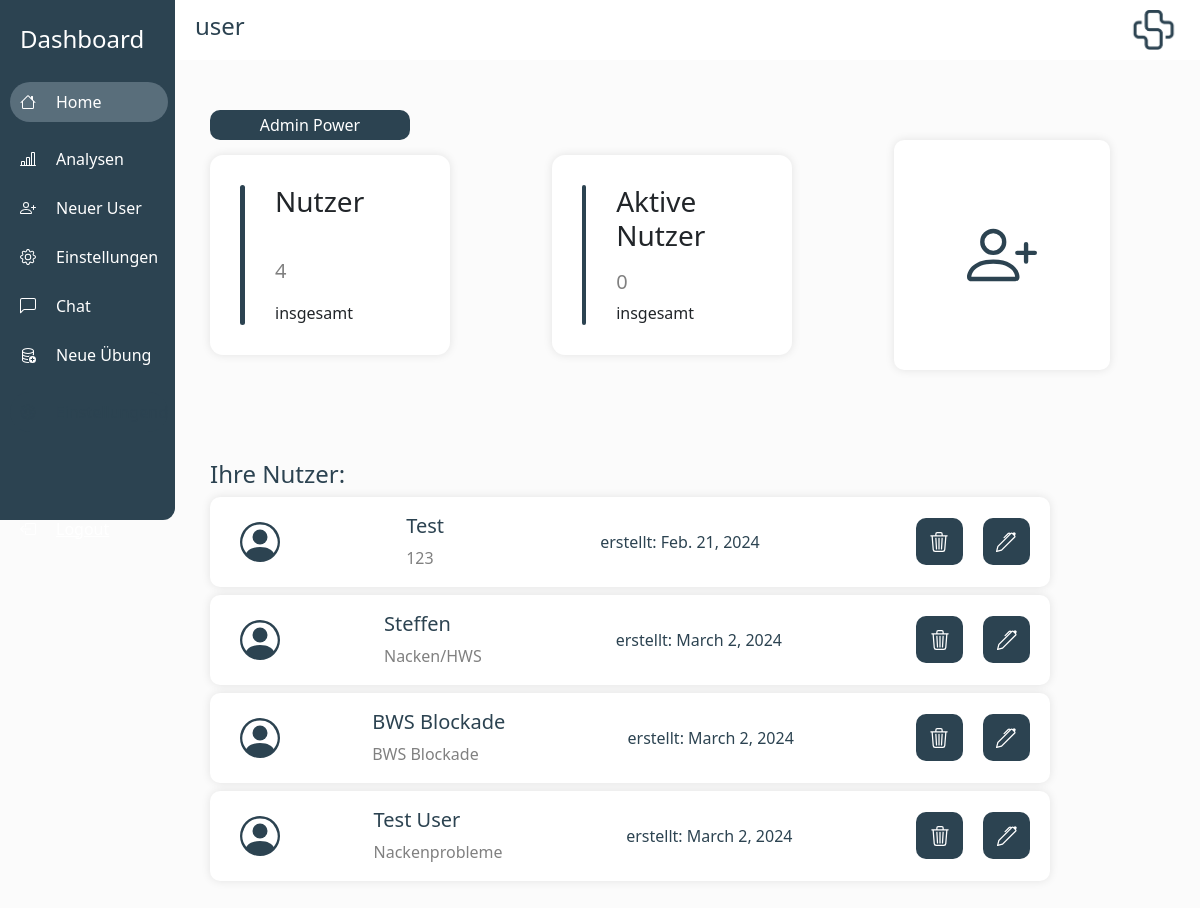
The app's page / (signed in), older data.
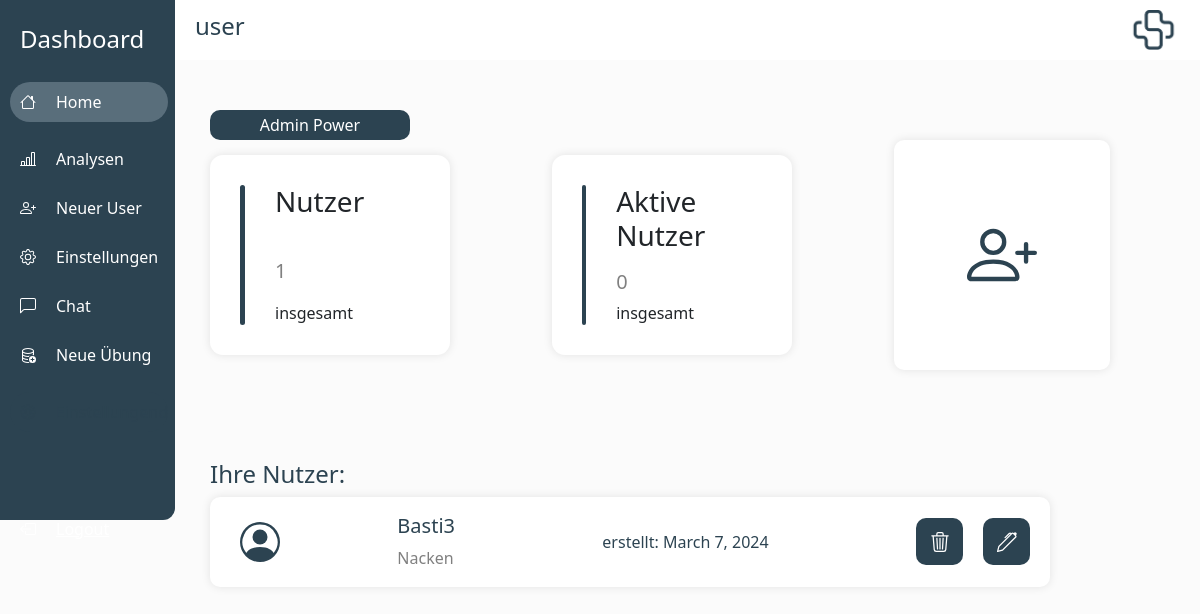
The same page, newer data.
### laxout_app/models.py (models this page shows)
class LaxoutUser(models.Model):
    user_uid = models.CharField(max_length=420, default="")
    laxout_user_name = models.CharField(max_length=200, default="")
    laxout_credits = models.IntegerField(default=0)
    note = models.CharField(max_length=200, default="")
    creation_date = models.DateField(default= timezone.now())
    exercises = models.ManyToManyField(Laxout_Exercise)
    created_by = models.ForeignKey(User, on_delete=models.CASCADE)
    indexes = models.ManyToManyField(IndexesLaxoutUser)
    last_login = models.DateTimeField(default=timezone.datetime(2023, 11, 14))
    last_login_2 = models.DateTimeField(default = timezone.datetime(2023, 11, 14))
    coupons = models.ManyToManyField(Coupon)
    last_meet = models.DateField(default = timezone.datetime.today())
    instruction = models.CharField(default = "", max_length = 200)
    lax_tree_id = models.IntegerField(default = 0)
    water_drops_count = models.IntegerField(default = 0)
    instruction_in_int = models.IntegerField(default = 0)
    email_adress = models.CharField(default = "", max_length =40)
    admin_has_seen_chat = models.BooleanField(default = True)
    user_has_seen_chat = models.BooleanField(default = True)

### laxout_app/views.py (the view)
# urls.py: 2. Add a URL to urlpatterns:  path('', views.home, name='home')
@login_required(login_url="login")
def home(request):
    active_admin = models.UserProfile.objects.get(user=request.user)
    active_admin_user = active_admin.user
    print("Active Admin id{}".format(active_admin_user.is_superuser))
    users_filtert = LaxoutUser.objects.filter(created_by=request.user)
    user_amount = users_filtert.count()
    active_user_amount = 0
    for user in users_filtert:
        print(str(user.last_login_2.date) + "Last Login date")
        if days_between_today_and_date(user.last_login_2) < 14:
            active_user_amount += 1
    users = LaxoutUser.objects.all()
    user_list = []
    for user in users:
        if user.created_by == request.user:
            user_list.append(user)
    context = {
        "users": user_list,
        "user_amount": user_amount,
        "active_user_amount": active_user_amount,
        "is_superuser": active_admin_user.is_superuser,
    }
    return render(request, "laxout_app/home.html", context)

### laxout_app/views.py (called while the page is built)
def days_between_today_and_date(input_datetime):
    input_datetime = input_datetime.replace(tzinfo=None)  # Make it naive
    current_datetime = datetime.now()
    time_difference = current_datetime - input_datetime
    days_difference = time_difference.days
    return days_difference

### laxout_app/templates/laxout_app/home.html (shortened to what this page needs)
{%extends 'laxout_app/main.html'%}
{%load crispy_forms_tags%}
{%block praxisname%}
{{user.username}}
{%endblock praxisname%}
{%block additionalNavItem%}
{% if is_superuser %}
<div class="row-basti-addexercise" style="padding-left: 10px; margin-bottom: 25px;">
    <a href="/new-exercise/" style="padding-left: 20px; color: white; text-decoration: none;">Neue Übung </a>
</div>
{%endif%}
{%endblock additionalNavItem%}
{%block content%}
{% if is_superuser %}
<button class="special-button" style="background-color: rgb(44, 67, 81); margin-left: 30px; width: 200px;" onclick="fetchAdminPower()">
    Admin Power
</button>
{%endif%}
<body>
    <div class="row-basti" style="justify-content: space-between; padding-left: 30px; padding-right: 90px;">
        <div class="analyse-container">
            <div style="height: 140px; width: 5px; background-color: rgb(44, 67, 81); border-radius: 10px;">
            </div>
            <div class="analyse-column">
                <h3>Nutzer</h3>
                <div style="font-size: 20px; color: grey;"> {{user_amount}} </div>
                <div style="flex-direction: row; display: flex; justify-content: space-around; align-items: center;">
                    insgesamt
                </div>
            </div>
        </div>
        <div class="analyse-container">
            <div style="height: 140px; width: 5px; background-color: rgb(44, 67, 81); border-radius: 10px;"></div>
            <div class="analyse-column">
                <h3>Aktive Nutzer</h3>
                <div style="font-size: 20px; color: grey;"> {{active_user_amount}} </div>
                <div style="flex-direction: row; display: flex; justify-content: space-around; align-items: center;">
                    insgesamt
                </div>
            </div>
        </div>
        <div class="home-item" style="align-items: center; display: flex; justify-content: center;">
            <button style="background: none; border: none;" onclick="create_user()">
                <div>
                </div>
            </button>
        </div>
    </div>
    <div style=" padding-left: 30px; padding-right: 30px; padding-top: 60px; background:none; height: 600px;">
        <h4 style="color: rgb(44, 67, 81);">
            Ihre Nutzer:
        </h4>
        {% for user in users%}
        <div class="user-item" style="justify-items: center; justify-content: space-between;">
            <div style="padding-left: 30px; ">
            </div>
            <div style="padding-right: 30px;">
                <h5 style="color: rgb(44, 67, 81);">
                    {{user.laxout_user_name}}
                </h5>
                <div style="color: grey;">{{user.note}}</div>
            </div>
            <div style="padding-right: 30px;color: rgb(44, 67, 81);">
                erstellt: {{user.creation_date}}
            </div>
            <div style="flex-direction: row; display: flex;">
                <button class="delete-button"
                    style="display: flex; justify-items: center; justify-content: center; align-items: center; width: 70; font-size: 16px;"
                    onclick="delete_user('{{user.id}}')">
                </button>
                <button class="delete-button"
                    style="display: flex; justify-items: center; justify-content: center; align-items: center; width: 70; font-size: 16px;"
                    onclick="edit_user('{{user.id}}')">
                </button>
            </div>
        </div>
        {%endfor%}
    </div>
</body>
{%endblock content%}

### laxout_app/templates/laxout_app/main.html (shortened to what this page needs)
{% load static %}
<!DOCTYPE html>
<html lang="en">
<head>
    <link href="https://cdn.jsdelivr.net/npm/bootstrap@5.3.2/dist/css/bootstrap.min.css" rel="stylesheet"
>
    <link href="https://cdn.jsdelivr.net/npm/bootstrap-icons@1.19.0/font/bootstrap-icons.css" rel="stylesheet">
    <link href="https://cdnjs.cloudflare.com/ajax/libs/font-awesome/5.15.3/css/all.min.css" rel="stylesheet">
</head>
<body>
    <div class="container-left">
        <h4 style="color: white; margin-bottom: 10; margin-top: 0; margin-left: 10px;">
            Dashboard
        </h4>
        <div style="margin-right: 0px; margin-top: 20px;">
            <div class="row-basti-home" style="padding-left: 10px; margin-bottom: 25px;">
                <a href="/" style="padding-left: 20px; color: white; text-decoration: none;">Home</a>
            </div>
            <div class="row-basti-analyse" style="padding-left: 10px; margin-bottom: 25px;">
                <a href="/analyses" style="padding-left: 20px; color: white; text-decoration: none;">Analysen</a>
            </div>
            <div class="row-basti-adduser" style="padding-left: 10px; margin-bottom: 25px;">
                <a href="/create-user/" style="padding-left: 20px; color: white; text-decoration: none;">Neuer User</a>
            </div>
            <div class="row-basti-settings" style="padding-left: 10px; margin-bottom: 25px;">
                <div style="padding-left: 20px;">Einstellungen</div>
            </div>
            <div class="row-basti-chats" style="padding-left: 10px; margin-bottom: 25px;">
                  <a href="/chats/" style="padding-left: 20px; color: white; text-decoration: none;">Chat</a>
            </div>
            {%block additionalNavItem%}
            {%endblock additionalNavItem%}
            <div class="row-basti"
                style="padding-left: 10px; margin-bottom: 25px; background-color: rgb(44, 67, 81); height: 40px; border-radius: 30px;">
                <div style="padding-left: 20px; color: rgb(44, 67, 81);">Einstellungend</div>
            </div>
        </div>
        <div class="row-basti" style="padding-left: 10px; padding-bottom: 25px;">
            <a href="/logout" style="color: white; margin-bottom: 20; margin-top: auto;padding-left: 20px;">
            </a>
        </div>
    </div>
    <div class="container-top">
        <div class="padding-item">
            <h4 style="color: rgb(44, 67, 81);">
                {%block praxisname%}
                {%endblock praxisname%}
            </h4>
        </div>
        <div class="padding-item">
            <img src="{%static 'images/logo3.png'%}" alt="" style="height: 40px; width: 55px;">
        </div>
    </div>
    <div style="margin-top: 110px; margin-left: 180px;">
        {%block content%}
        {%endblock content%}
    </div>
</body>
</html>

### laxout_app/templates/laxout_app/main.html (style rules this page uses)
body { background-color: rgb(251, 251, 251) !important; margin: 0px; }
.row-basti { justify-content: start; flex-direction: row; align-items: center; display: flex; }
.row-basti-home { justify-content: start; flex-direction: row; align-items: center; display: flex; }
.row-basti-home.active { justify-content: start; flex-direction: row; align-items: center; display: flex; background-color: rgba(230, 242, 255, 0.245); height: 40px; border-radius: 30px; }
.row-basti-chats { justify-content: start; flex-direction: row; align-items: center; display: flex; }
.row-basti-analyse { justify-content: start; flex-direction: row; align-items: center; display: flex; }
.row-basti-adduser { justify-content: start; flex-direction: row; align-items: center; display: flex; }
.row-basti-addexercise { justify-content: start; flex-direction: row; align-items: center; display: flex; }
.row-basti-settings { justify-content: start; flex-direction: row; align-items: center; display: flex; }
.special-button { border-radius: 10px; border: none; background-color: rgb(167, 228, 233); height: 30px; width: 90px; color: white; cursor: pointer; }
.container-left { position: fixed; top: 0; left: 0; height: 65vh; border-bottom-right-radius: 12px; width: 175px; background-color: rgb(44, 67, 81); flex-direction: column; align-items: flex-start; padding-bottom: 25px; padding-left: 10px; justify-content: space-around; padding-top: 25px; color: white; display: flex; }
.padding-item { margin-top: 30px; margin-bottom: 30px; margin-left: 20px; margin-right: 20px; }
.home-item { height: 230px; background-color: white; border-radius: 10px; width: 18vw; color: black; box-shadow: 0 0 10px rgba(0, 0, 0, 0.1); }
.user-item { height: 90px; background-color: white; margin-top: 8px; margin-bottom: 8px; border-radius: 10px; width: 70vw; color: black; box-shadow: 0 0 10px rgba(0, 0, 0, 0.1); flex-direction: row; display: flex; justify-content: center; align-items: center; }
.container-top { position: fixed; top: 0; left: 175px; display: flex; right: 0; height: 60px; background-color: rgb(255, 255, 255) !important; flex-direction: row; align-items: center; justify-content: space-between; }
.delete-button { height: 47px; width: 47px; background-color: rgb(44, 67, 81); color: white; font-size: 30px; border-radius: 10px; cursor: pointer; border: none; margin-right: 20px; transition: transform 0.3s ease-in-out; }

### laxout_app/templates/laxout_app/home.html (style rules this page uses)
.analyse-container { border-radius: 13px; background-color: white; width: 20vw; height: 200px; padding: 30px; justify-content: start; flex-direction: row; display: flex; box-shadow: 0 0 10px rgba(0, 0, 0, 0.1); }
.analyse-column { justify-content: space-between; align-items: start; justify-items: start; flex-direction: column; padding-left: 30px; display: flex; }

Row changes from the older to the newer data that the page shows:
removed LaxoutUser: laxout_user_name "Test", note "123", creation_date "Feb. 21, 2024"
removed LaxoutUser: laxout_user_name "Steffen", note "Nacken/HWS", creation_date "March 2, 2024"
removed LaxoutUser: laxout_user_name "BWS Blockade", note "BWS Blockade", creation_date "March 2, 2024"
removed LaxoutUser: laxout_user_name "Test User", note "Nackenprobleme", creation_date "March 2, 2024"
added LaxoutUser: laxout_user_name "Basti3", note "Nacken", creation_date "March 7, 2024"
Text that changed along with them:
{{ user_amount }}: "4" → "1"
